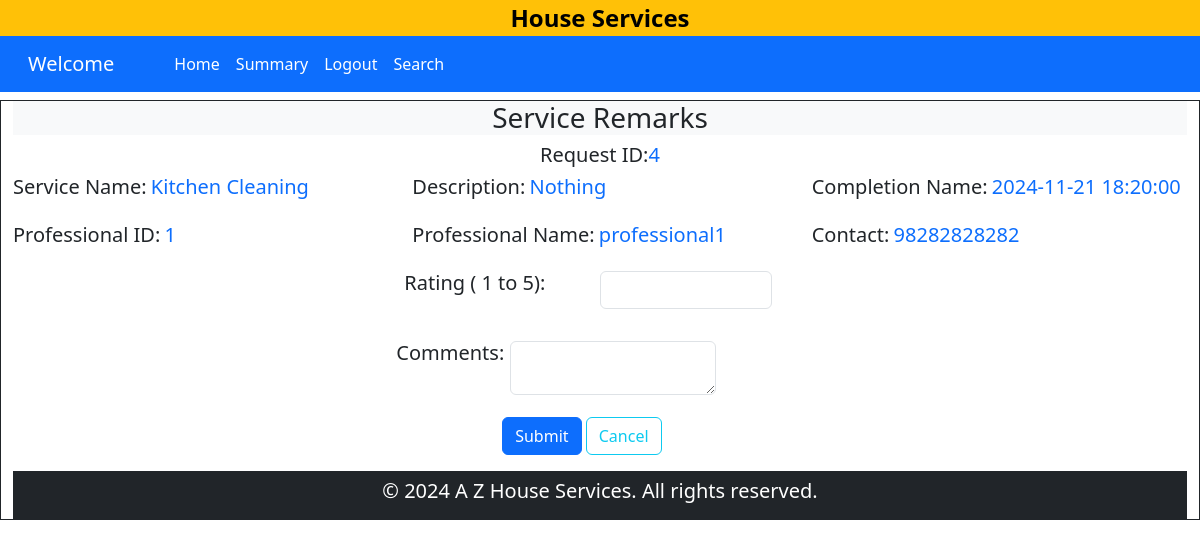
The page /customer_dashboard/4/4 on the database as committed earlier.
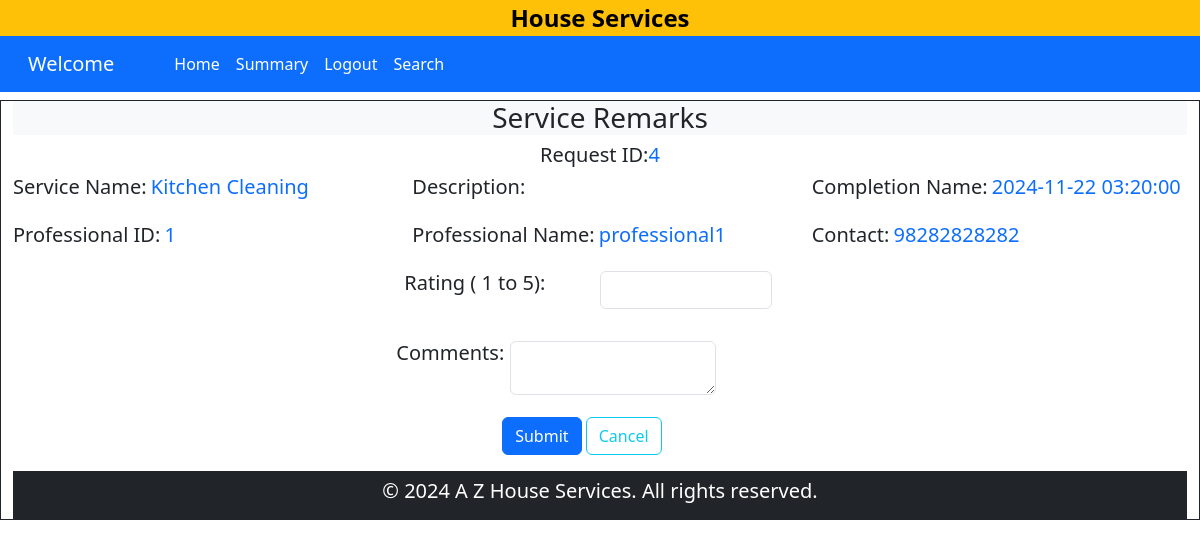
The same page on the database as committed later.
### backened/modals.py (models this page shows)
class ServiceRequest(db.Model):
    __tablename__ = "service_request"
    id = db.Column(db.Integer, primary_key=True)
    service_id = db.Column(db.Integer, db.ForeignKey("service.id"), nullable=False)
    customer_id = db.Column(db.Integer, db.ForeignKey("customer.id"), nullable=False)
    professional_id = db.Column(db.Integer, db.ForeignKey("professional.id"), nullable=False)
    date_of_request = db.Column(db.DateTime, default=datetime.now,nullable=False)
    date_of_completion = db.Column(db.DateTime, nullable=True)
    service_status = db.Column(db.String(50), nullable=False, default="requested")
    remarks = db.Column(db.Text, nullable=True)
    reviews = db.relationship("Review", backref="service_request", lazy=True, cascade="all, delete-orphan")

### backened/controller.py (the view, shortened to what this page needs)
@app.route('/customer_dashboard/<uid>/<rid>',methods=['GET','POST'] )
def request_review(uid,rid):
    customer = Customer.query.filter_by(id = uid).first()
    ser_req = ServiceRequest.query.filter_by(id = rid).first()
    return render_template('review.html', request = ser_req, customer = customer)

### templates/review.html
{% extends 'customer_dashboard.html' %}
{% block search_customer %}
    <div class="container-fluid my-2 border border-dark">
        <div class="bg-light">
            <h3 class="text-center"> Service Remarks</h3>
        </div>
        <div class="conatiner">
            <form action="" method="post">
                <div class="row">
                    <div class=" col d-flex justify-content-center">
                        <label for="rid" class="h5 lead">Request ID:</label>
                        <input type="hidden" name="rid" id="rid" class="form-control" value="{{ request.id }}" ><strong class="text-primary h5"> {{ request.id }}</strong>
                    </div>
                </div>
                <div class="row">
                    <div class="col-4">
                        <label for="sname" class="bold h5">Service Name:</label>
                        <input type="hidden" id="sname" class="form-control" name="sname" value="{{ request.service.name }}"><strong class="text-primary h5 lead"> {{ request.service.name }}</strong>
                    </div>
                    <div class="col-4">
                        <label for="remark" class="bold h5">Description:</label>
                        <input type="hidden" id="remark" class="form-control" name="remark" value="{{ request.remarks }}"><strong class="text-primary h5 lead">{{ request.remarks }}</strong>
                    </div>
                    <div class="col-4">
                        <label for="cdate" class="bold h5">Completion Name:</label>
                        <input type="hidden" id="cdate" class="form-control" name="cdate" value="{{ request.date_of_completion }}"><strong class="text-primary h5 lead">{{ request.date_of_request }}</strong>
                    </div>
                </div>
                <div class="row my-3">
                    <div class="col-4">
                        <label for="pid" class="bold h5">Professional ID:</label>
                        <input type="hidden" id="pid" class="form-control" name="pid" value="{{ request.professional_id }}"><strong class="text-primary h5 lead">{{ request.professional_id }}</strong>
                    </div>
                    <div class="col-4">
                        <label for="pname" class="bold h5">Professional Name:</label>
                        <input type="hidden" id="pname" class="form-control" name="pname" value="{{ request.professional.name }}"><strong class="text-primary h5 lead">{{ request.professional.name }}</strong>
                    </div>
                    <div class="col-4">
                        <label for="pphone" class="bold h5">Contact:</label>
                        <input type="hidden" id="pphone" class="form-control" name="pphone" value="{{ request.professional.phone }}"><strong class="text-primary h5 lead">{{ request.professional.phone }}</strong>
                    </div>
                <div class="row my-3 d-flex justify-content-center">
                    <div class="col-2">
                        <label for="rating" class="bold h5">Rating ( 1 to 5):</label>
                    </div>
                    <div class="col-2">
                        <input type="number" id="rating" class="form-control" name="rating" min="1" max="5" required>
                    </div>
                </div>
                <div class="row my-3 d-flex justify-content-center">
                    <div class="col-1">
                        <label for="comment" class="bold h5">Comments:</label>
                    </div>
                    <div class="col-3 ms-3">
                        <textarea name="comment" id="comment" class="border rounded"></textarea>
                    </div>
                </div>
                <div class="row-2 d-flex justify-content-center">
                    <div class="col-2">
                        <button type="submit" class="btn btn-primary">Submit</button>
                        <a href="{{ url_for('customerDashboard', user = customer.name) }}" class="btn btn-outline-info">Cancel</a>
                    </div>
                </div>
            </form>
        </div>
    </div>
{% endblock search_customer %}

Rows that differ between the two databases and show on the page:
changed ServiceRequest id 4: date_of_request "2024-11-21 18:20:00" → "2024-11-22 03:20:00"; remarks "Nothing" → (not shown)
